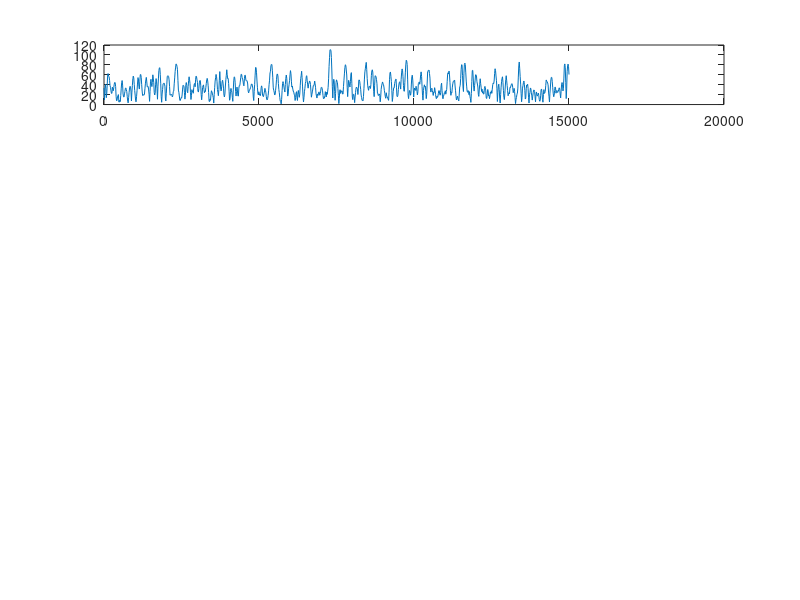

Write the MATLAB code that produced this figure. (Note: this script raises an error after producing the figure.)

clc;
clear;
close all;

%% 1. Radar Parameters
c = 3e8;                 % Speed of light (m/s)
Fs = 10e6;               % Sampling frequency (10 MHz)
Tp = 10e-6;              % Pulse duration (10 microseconds)
B = 2e6;                 % Chirp bandwidth (2 MHz)

% Target parameters
targetRange = 7500;      % Target range in metres
targetAmplitude = 0.7;

%% 2. Generate Transmitted LFM Pulse
tPulse = 0:1/Fs:Tp-1/Fs;
L = length(tPulse);

% Centered LFM chirp
tx = exp(1j*pi*(B/Tp)*(tPulse-Tp/2).^2);

%% 3. Simulate the Received Target Echo
targetDelay = 2*targetRange/c;
delaySamples = round(targetDelay*Fs);

N = 4096;
rxClean = zeros(1, N);

rxClean(delaySamples+(1:L)) = targetAmplitude*tx;

%% 3.5 Define Matched Filter
matchedFilter = conj(fliplr(tx));
%% 4. Test Different SNR Levels
snrValues = [-15, -10, -5, 0, 5];

signalPower = targetAmplitude^2;

figure;

for k = 1:length(snrValues)

    SNR_dB = snrValues(k);

    % Generate noise
    noisePower = signalPower / (10^(SNR_dB/10));

    noise = sqrt(noisePower/2) * ...
        (randn(1,N) + 1j*randn(1,N));

    % Received signal
    rx = rxClean + noise;

    % Apply matched filter
    mfOutput = conv(rx, matchedFilter, 'full');

    % Convert delay to range
    tDelay = ((0:length(mfOutput)-1) - (L-1))/Fs;
    rangeAxis = c*tDelay/2;

    % Search for the strongest peak in the range window
    valid = rangeAxis >= 0 & rangeAxis <= 15000;
    validIndices = find(valid);

    [peakValue, localIndex] = max(abs(mfOutput(valid)));
    peakIndex = validIndices(localIndex);

    estimatedRange = rangeAxis(peakIndex);
    rangeError = estimatedRange - targetRange;

    fprintf(['SNR = %3d dB | Estimated Range = %8.2f m | ' ...
        'Range Error = %8.2f m\n'], ...
        SNR_dB, estimatedRange, rangeError);

    % Plot matched-filter output
    subplot(length(snrValues),1,k);
    plot(rangeAxis(valid), abs(mfOutput(valid)));
    hold on;
    xline(targetRange, '--r', 'Actual Target');
    hold off;

    ylabel('Magnitude');
    title(sprintf('Matched Filter Output: SNR = %d dB', SNR_dB));
    grid on;
end

xlabel('Range (m)');
sgtitle('Radar Target Detection at Different SNR Levels');


%% 5. Matched Filter
matchedFilter = conj(fliplr(tx));

mfOutput = conv(rx, matchedFilter, 'full');

tDelay = ((0:length(mfOutput)-1) - (L-1))/Fs;
rangeAxis = c*tDelay/2;

%% 6. Estimate Target Range
[~, peakIndex] = max(abs(mfOutput));

estimatedRange = rangeAxis(peakIndex);

fprintf('Actual target range: %.2f m\n', targetRange);
fprintf('Estimated target range: %.2f m\n', estimatedRange);

%% 7. Plot Results
figure;

subplot(3,1,1);
plot(tPulse*1e6, real(tx));
xlabel('Time (microseconds)');
ylabel('Amplitude');
title('Transmitted LFM Radar Pulse');
grid on;

subplot(3,1,2);
plot((0:N-1)/Fs*1e6, real(rx));
xlabel('Time (microseconds)');
ylabel('Amplitude');
title('Received Signal with Noise');
grid on;

subplot(3,1,3);
plot(rangeAxis, abs(mfOutput));
xlabel('Range (m)');
ylabel('Magnitude');
title('Matched Filter Output');
xlim([0 15000]);
grid on;


%% 8. Radar Range Resolution

rangeResolution = c/(2*B);

fprintf('\n--- Radar Performance ---\n');
fprintf('Bandwidth: %.2f MHz\n', B/1e6);
fprintf('Sampling Frequency: %.2f MHz\n', Fs/1e6);
fprintf('Theoretical Range Resolution: %.2f m\n', ...
    rangeResolution);
fprintf('Actual Target Range: %.2f m\n', targetRange);


%% 9. Two-Target Detection

targetRanges = [6000, 7500];  % Target distances in metres
targetAmplitudes = [1.0, 0.8];

rxTwoTargets = zeros(1, N);

for k = 1:length(targetRanges)

    delay = 2*targetRanges(k)/c;
    delaySamples = round(delay*Fs);

    rxTwoTargets(delaySamples+(1:L)) = ...
        rxTwoTargets(delaySamples+(1:L)) + ...
        targetAmplitudes(k)*tx;
end

% Add noise at 0 dB SNR relative to total signal power
signalPower = mean(abs(rxTwoTargets).^2);
noisePower = signalPower;

noise = sqrt(noisePower/2) * ...
    (randn(1,N) + 1j*randn(1,N));

rxTwoTargets = rxTwoTargets + noise;

% Matched filtering
mfTwoTargets = conv(rxTwoTargets, matchedFilter, 'full');

tDelay = ((0:length(mfTwoTargets)-1) - (L-1))/Fs;
rangeAxis = c*tDelay/2;

% Plot positive range region
valid = rangeAxis >= 0 & rangeAxis <= 12000;

figure;
plot(rangeAxis(valid), abs(mfTwoTargets(valid)));
hold on;

xline(targetRanges(1), '--r', 'Target 1');
xline(targetRanges(2), '--g', 'Target 2');

xlabel('Range (m)');
ylabel('Magnitude');
title('Two-Target Detection Using Matched Filtering');
grid on;
hold off;

%% 10. Automatic Two-Target Range Estimation

% Search for peaks in the positive range region
valid = rangeAxis >= 0 & rangeAxis <= 12000;

rangePositive = rangeAxis(valid);
magnitudePositive = abs(mfTwoTargets(valid));

% Find prominent peaks
[pks, locs] = findpeaks(magnitudePositive, ...
    'MinPeakDistance', round(500/(c/(2*Fs))), ...
    'MinPeakProminence', 8);

% Sort peaks by magnitude and retain the two strongest
[~, order] = sort(pks, 'descend');
numDetected = min(2, length(order));
selected = order(1:numDetected);

detectedRanges = sort(rangePositive(locs(selected)));

fprintf('\n--- Automatic Target Detection ---\n');

for k = 1:length(detectedRanges)
    fprintf('Detected target %d: %.2f m\n', ...
        k, detectedRanges(k));
end

fprintf('Actual target ranges: %.2f m and %.2f m\n', ...
    targetRanges(1), targetRanges(2));
